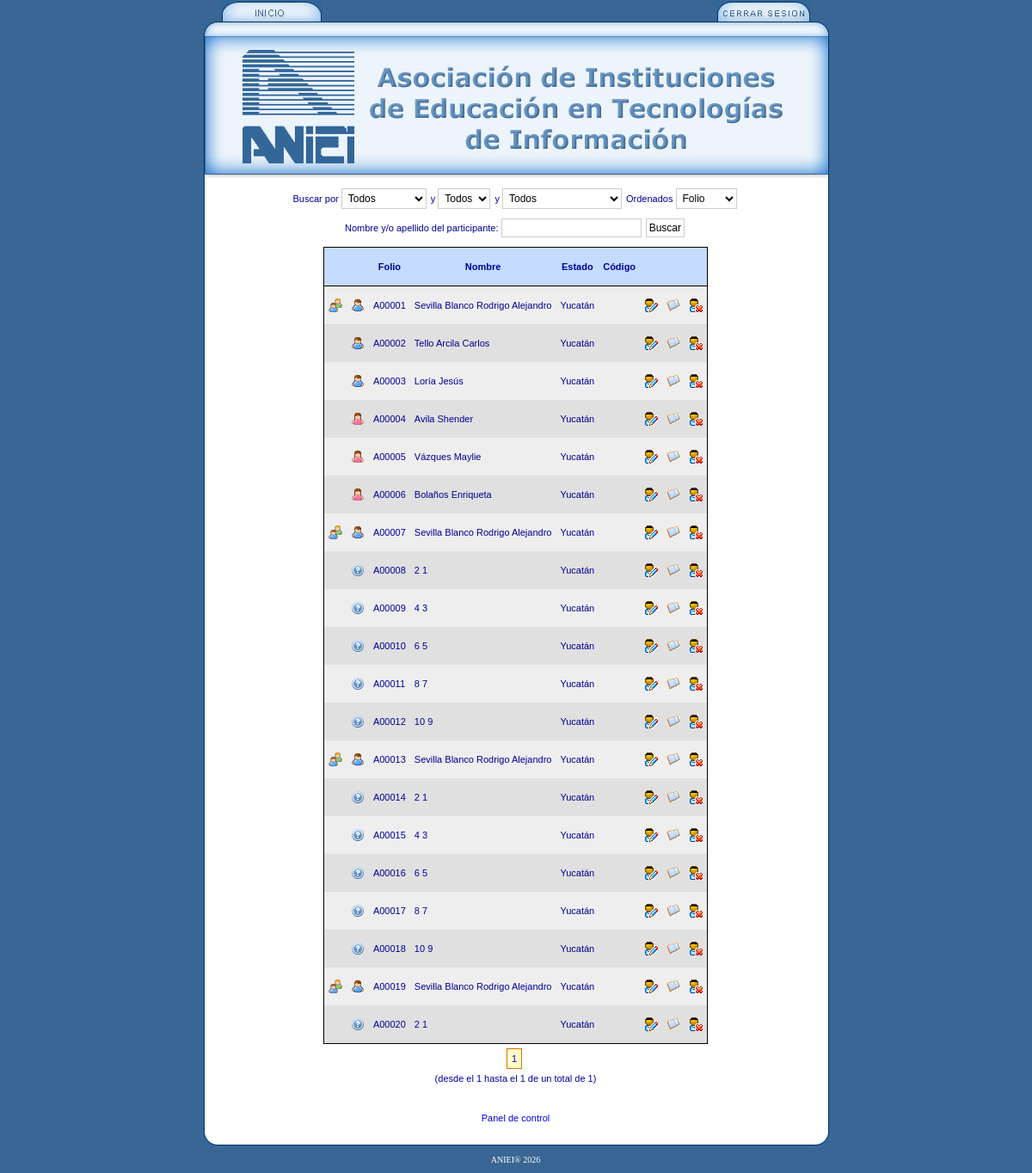
Screenshot of /cpanel/usuarios_gestion.php (signed in) with the database file from the repository.
### tables this page shows
CREATE TABLE IF NOT EXISTS `usuarios` (
  `id_usuario` int(10) unsigned NOT NULL auto_increment,
  `folio_recibo` varchar(6) NOT NULL,
  `titulo` varchar(30) NOT NULL,
  `nombre` varchar(50) NOT NULL,
  `apellido` varchar(50) NOT NULL,
  `id_cargo` tinyint(3) unsigned NOT NULL,
  `id_tipo` tinyint(3) unsigned NOT NULL,
  `carrera` varchar(50) NOT NULL,
  `id_institucion` tinyint(3) unsigned NOT NULL,
  `institucion` varchar(50) NOT NULL,
  `dependencia` varchar(100) NOT NULL,
  `id_entidadfederativa` tinyint(3) unsigned NOT NULL,
  `correo` varchar(30) NOT NULL,
  `lada` varchar(10) NOT NULL,
  `telefono` varchar(10) NOT NULL,
  `extension` varchar(10) NOT NULL,
  `codigo_barras` varchar(30) NOT NULL,
  `grupo_padre` int(10) unsigned NOT NULL,
  `asistio` char(1) NOT NULL,
  `genero` char(1) NOT NULL,
  `verifico` char(1) NOT NULL,
  `fecha_registro` datetime NOT NULL,
  `id_costo` char(1) NOT NULL,
  PRIMARY KEY  (`id_usuario`)
);

CREATE TABLE IF NOT EXISTS `estados` (
  `id_entidadfederativa` tinyint(3) unsigned NOT NULL auto_increment,
  `nombre` varchar(21) NOT NULL default '',
  PRIMARY KEY  (`id_entidadfederativa`)
);

### cpanel/usuarios_gestion.php (the view, shortened to what this page needs)
<?php
	$registros = 20;
	$pagina = intval($_GET['_pagi_pg']);
	if (!$pagina) {
	    $inicio = 0;
	}
	else {
	    $inicio = ($pagina - 1) * $registros;
	}
	$where = "WHERE ";
	if(isset($_GET['ordenamiento']) && $_GET['ordenamiento']!="*") { $q4 = "u.".$_GET['ordenamiento'].","; } else { $q4 = 'id_usuario, ';}
	($where == "WHERE ") ? $where = "" : true;
	$strSQL = "SELECT u.*, e.nombre AS 'enombre'
				FROM usuarios u
				INNER JOIN estados e ON e.id_entidadfederativa = u.id_entidadfederativa ".$where.$q5."
				ORDER BY ".$q4." u.nombre";
	$alt["F"] = "Femenino";
	$alt["M"] = "Masculino";
	$alt[""] = "Sin especificar";
?>
<!DOCTYPE HTML PUBLIC "-//W3C//DTD HTML 4.01 Transitional//EN" "http://www.w3.org/TR/html4/loose.dtd"><html>
<head>
<link rel="stylesheet" type="text/css" href="../css/body.css">
<link rel="stylesheet" type="text/css" href="../css/exclusivo.css">
<link rel="stylesheet" type="text/css" href="../css/formulario.css">
</head>
<body bgcolor=#FFFFFF>
<table border="0" align="center" cellpadding="0" cellspacing="0">
	<?php if(isset($_SESSION['logginuser'])) { ?>
	<tr>
		<td width="21">&nbsp;</td>
		<td width="118"><a href="panel_control.php"><img src="../img/inicio.jpg" width=118 height=25 border="0" /></a></td>
		<td width="456">&nbsp;</td>
		<td width="112" class="derecha"><a href="cerrar_sesion.php"><img src="../img/cerrar_sesion.jpg" width=112 height=25 border="0" /></a></td>
		<td width="10">&nbsp;</td>
	</tr>
	<?php } ?>
	<tr>
		<td><img src="../img/borde_sup_izq.jpg" width=21 height=18 /></td>
		<td style="background-repeat:repeat-x" background="../img/borde_sup.jpg" colspan=3><img src="../img/borde_sup.jpg" width=686 height=18 /></td>
		<td><img src="../img/borde_sup_der.jpg" width=22 height=18 /></td>
	</tr>
	<tr>
		<td><img src="../img/borde_izq1.jpg" width=21 height=165 /></td>
		<td style="background-repeat:repeat-x"  background="../img/linea0.jpg" colspan=3><img src="../img/logo.jpg" width=686 height=165 /></td>
		<td><img src="../img/borde_der1.jpg" width=22 height=165 /></td>
	</tr>
	<tr>
		<td background="../img/borde_izq2.jpg">&nbsp;</td>
		<td height="350" colspan=3 valign="top" bgcolor="#FFFFFF">
			<form name="form1" method="get" action="usuarios_gestion.php">
			<p align="center">Buscar por
				<select name="asistieron" class="select" id="asistieron" title="Asistencia al congreso de ANIEI">
					<option value="*" selected="selected">Todos</option>
				</select>
			 	y
				 <select name="titular" class="select" id="titular" title="Titular de algún grupo">
				 	<option value="*" selected="selected">Todos</option>
			 	</select>
				y
				<select name="id_entidadfederativa" class="select" title="Estado de la república">
					<option value="*" selected="selected">Todos</option>
				</select>
				Ordenados
				<select name="ordenamiento" class="select" id="ordenamiento" title="Orden en que se mostrarán los datos">
					<option value="folio_recibo" selected>Folio</option>
				</select>
			</p>
				<p class="centrar">
					Nombre y/o apellido del participante: <input type="text" name="participante" id="participante" value="<?php echo $_GET['participante']; ?>" />
					<input name="Buscar" type="submit" id="Buscar" value="Buscar">
				</p>
			</form>
			<?php	$strSQL1 = $strSQL." LIMIT ".$inicio.",".$registros;
				$rs = mysql_query($strSQL1);
				if(mysql_num_rows($rs) > 0){ ?>
			<table border="0" align="center" cellpadding="5" cellspacing="0" class="bordear_tabla">
				<tr>
					<th align="center">&nbsp;</th>
					<th align="center">&nbsp;</th>
					<th align="center"><p>Folio</p></th>
					<th align="center"><p>Nombre</p></th>
				  <th align="center"><p>Estado</p></th>
					<th align="center"><p>C&oacute;digo</p></th>
					<th align="center"><p>&nbsp;</p></th>
					<th align="center"><p>&nbsp;</p></th>
					<th align="center"><p>&nbsp;</p></th>
				</tr>
			<?php
				$i=0;
				while($r = mysql_fetch_array($rs)){
					if($i%2 == 0) $color = 'EEEEEE'; else $color = 'E0E0E0';
				?>
				<tr id="<?php echo $r['id_usuario']; ?>" bgcolor="#<?php echo $color; ?>" onMouseOver="CambiaColor('f8e8a0',id);" onMouseOut="CambiaColor('<?php echo $color; ?>',id);" class="manita">
					<td class="Estilo1"><? if($r['grupo_padre'] == "0"){?><img src="../img/icon_grupo.png" alt="Jefe de grupo" border="0"><? } ?></td>
					<td class="Estilo1"><img src="../img/sexo<? echo $r['genero']; ?>.png" width="16" height="16" alt="<? echo $alt[$r['genero']]?>"></td>
					<td class="Estilo1"><p><?php echo $r['folio_recibo']; ?></p></td>
					<td class="Estilo1"><p><?php echo trim($r['apellido'])." ".trim($r['nombre']); ?></p></td>
					<td class="centrar"><p><?php echo $r['enombre']?></p></td>
					<td class="centrar"><p><?php echo $r['codigo_barras']?></p></td>
					<td class="centrar"><a href="usuarios_gestion2.php?accion=modificar&id_usuario=<?php echo $r['id_usuario']; ?>"><img src="../img/usuarios_modificar.gif" alt="Editar" width="16" height="16" border="0"></a></td>
			        <td class="centrar"><a href="pdf2.php?xkyyx=<?php echo $r['id_usuario']; ?>" onClick="return confirm('Este proceso incrementa el contador de Folios, \n ¿Está seguro que desea imprimir el recibo ?')"><img src="../img/recibo.png" alt="Recibo" width="16" height="16" border="0"></a></td>
					<td class="centrar"><a href="#" onClick="ValidaDeleteUsuario('<? echo $_SERVER['PHP_SELF']; ?>?accion=eliminar&id_usuario=<? echo $r['id_usuario']; ?>');"><img src='../img/usuarios_eliminar.gif' alt="Eliminar"  width='16' height='16' border='0'></a></td>
				</tr>
				<?php $i++; } ?>
		</table>
			 <p align="center" class="paginador"><?
			 	$_pagi_sql = $strSQL;
				$_pagi_cuantos =  $registros;
				$_pagi_separador = "";
				include("../funciones/paginator.inc.php");
				echo $_pagi_navegacion."</p><p align=\"center\">(".$_pagi_info.")"; ?>
			</p>
			<?php } else { ?>
			<p>&nbsp;</p>
			<h4 class="centrar">No se encontraron participantes con los criterios seleccionados.</h4>
			<?php } ?>
			<p class="centrar">&nbsp;</p>
			<p class="centrar"><a href="panel_control.php">Panel de control </a></p>
		</td>
		<td background="../img/borde_der2.jpg">&nbsp;</td>
	</tr>
	<tr>
		<td><img src="../img/borde_inf_izq.jpg" width=21 height=16 /></td>
		<td style="background-repeat:repeat-x" background="../img/borde_inf.jpg" colspan=3><img src="../img/borde_inf.jpg" width=686 height=16 /></td>
		<td><img src="../img/borde_inf_der.jpg" width=22 height=16 /></td>
	</tr>
	<tr>
		<td></td>
		<td colspan=3><p class="PiePagina">ANIEI&reg; <? echo date("Y"); ?> </p></td>
		<td></td>
	</tr>
</table>
</body>
</html>

### css/body.css (style rules this page uses)
body { font-family: "Trebuchet MS", Arial, "Helvetica Neue"; text-align: justify; font-size: 11px; background-color: #3A6695; }
a { text-decoration: none; }
img { border: 0px; }
.centrar { text-align: center; }
.derecha { text-align: right; }
.PiePagina { font-family: Tahoma; font-size: 10px; color:#FFFFFF; text-align: center; }
.manita { cursor: pointer; }

### css/exclusivo.css (style rules this page uses)
body { margin:0px; }
body, p { font-family: Verdana, Arial, Helvetica, sans-serif; color: #000099; font-size: 11px; }
.bordear_tabla { border: solid 1px #000000; }
.bordear_tabla th { border-bottom: solid 1px #000000; background-color: #c5dbff; }
.paginador { margin-bottom: 10px; }

### css/formulario.css (style rules this page uses)
form input[type=text], form input[type=password], form input[type=button], form input[type=file], form input[type=reset], form input[type=submit], form select { font-family: "Arial"; font-size: 12px; border-width: 1px; border-style: solid; border-color: #cccccc; padding: 3px; background-color:#FFFFFF; margin-right: 2px; }

### rows the page displays
usuarios: grupo_padre 0 (drawn), folio_recibo "A00001", apellido "Sevilla Blanco", nombre "Rodrigo Alejandro", id_entidadfederativa.nombre "Yucatán", id_usuario "desde el 1 hasta el 1 de un total de 1"
usuarios: folio_recibo "A00002", apellido "Tello Arcila", nombre "Carlos", id_entidadfederativa.nombre "Yucatán"
usuarios: folio_recibo "A00003", apellido "Loría", nombre "Jesús", id_entidadfederativa.nombre "Yucatán"
usuarios: folio_recibo "A00004", apellido "Avila", nombre "Shender", id_entidadfederativa.nombre "Yucatán"
usuarios: folio_recibo "A00005", apellido "Vázques", nombre "Maylie", id_entidadfederativa.nombre "Yucatán"
usuarios: folio_recibo "A00006", apellido "Bolaños", nombre "Enriqueta", id_entidadfederativa.nombre "Yucatán"
usuarios: grupo_padre 0 (drawn), folio_recibo "A00007", apellido "Sevilla Blanco", nombre "Rodrigo Alejandro", id_entidadfederativa.nombre "Yucatán"
usuarios: folio_recibo "A00008", apellido "2", nombre "1", id_entidadfederativa.nombre "Yucatán"
usuarios: folio_recibo "A00009", apellido "4", nombre "3", id_entidadfederativa.nombre "Yucatán"
usuarios: folio_recibo "A00010", apellido "6", nombre "5", id_entidadfederativa.nombre "Yucatán"
usuarios: folio_recibo "A00011", apellido "8", nombre "7", id_entidadfederativa.nombre "Yucatán"
usuarios: folio_recibo "A00012", apellido "10", nombre "9", id_entidadfederativa.nombre "Yucatán"
usuarios: grupo_padre 0 (drawn), folio_recibo "A00013", apellido "Sevilla Blanco", nombre "Rodrigo Alejandro", id_entidadfederativa.nombre "Yucatán"
usuarios: folio_recibo "A00014", apellido "2", nombre "1", id_entidadfederativa.nombre "Yucatán"
usuarios: folio_recibo "A00015", apellido "4", nombre "3", id_entidadfederativa.nombre "Yucatán"
usuarios: folio_recibo "A00016", apellido "6", nombre "5", id_entidadfederativa.nombre "Yucatán"
usuarios: folio_recibo "A00017", apellido "8", nombre "7", id_entidadfederativa.nombre "Yucatán"
usuarios: folio_recibo "A00018", apellido "10", nombre "9", id_entidadfederativa.nombre "Yucatán"
usuarios: grupo_padre 0 (drawn), folio_recibo "A00019", apellido "Sevilla Blanco", nombre "Rodrigo Alejandro", id_entidadfederativa.nombre "Yucatán"
usuarios: folio_recibo "A00020", apellido "2", nombre "1", id_entidadfederativa.nombre "Yucatán"
